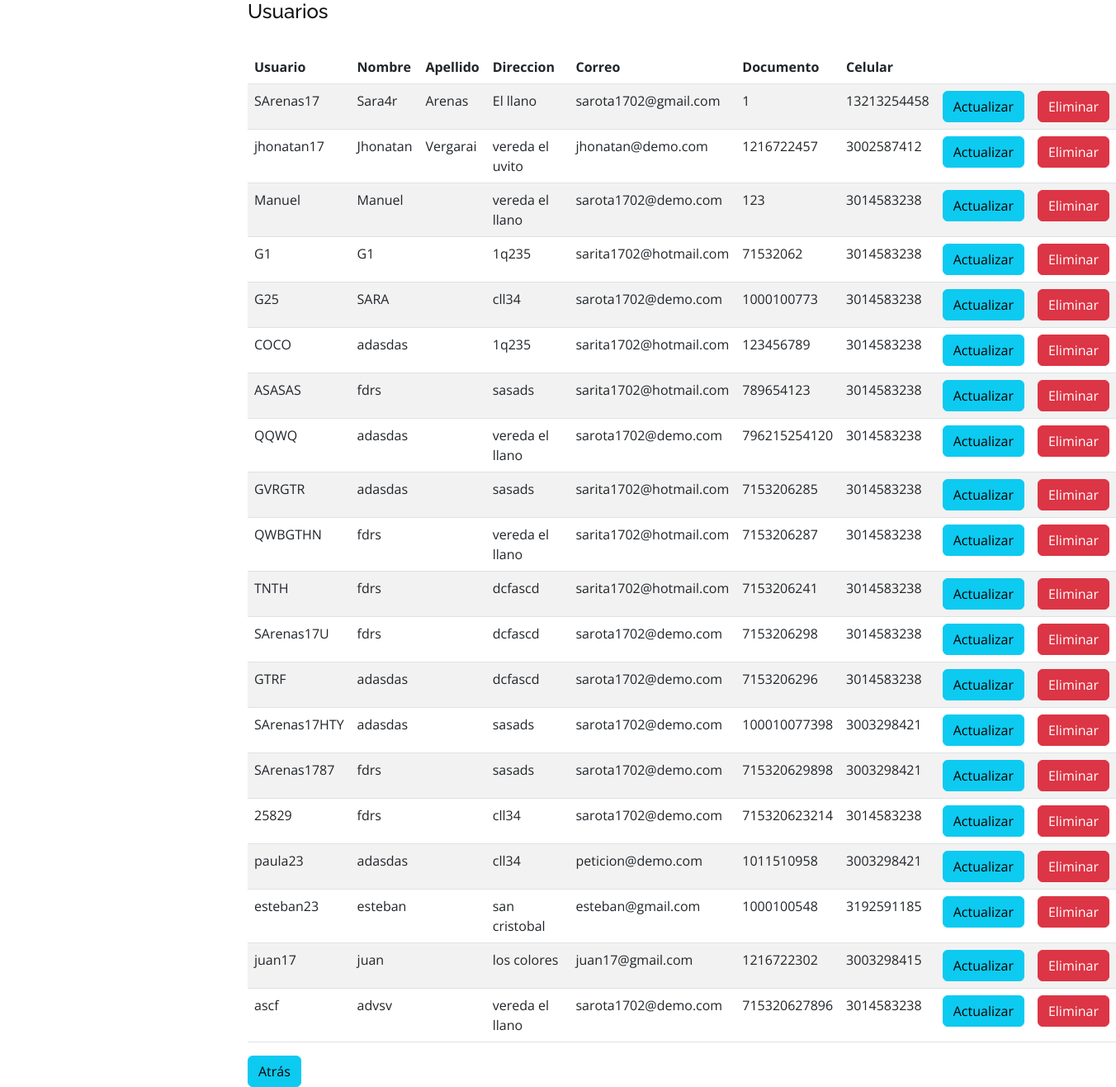
The page /verU/ (signed in) on the database as committed earlier.
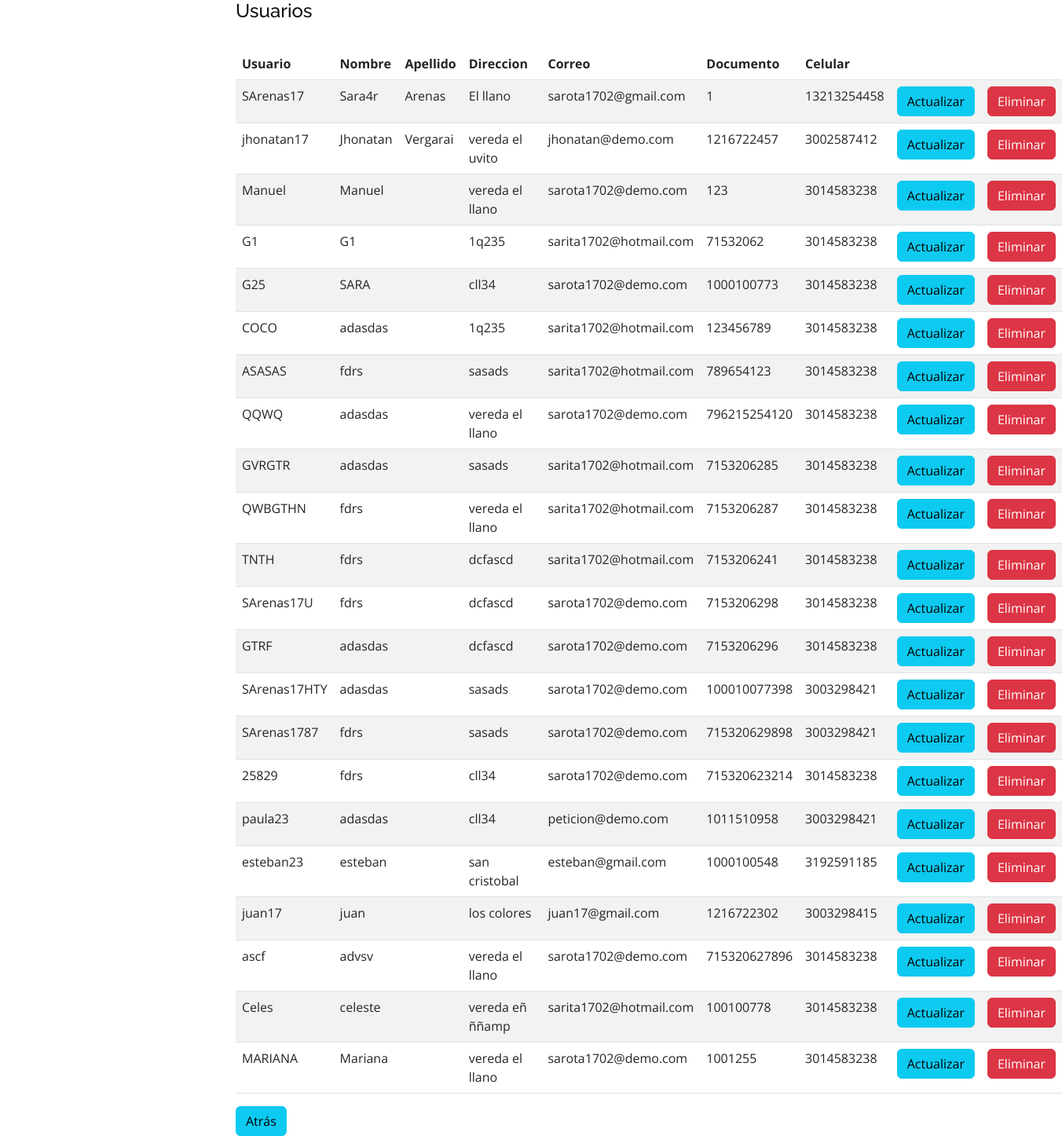
The same page on the database as committed later.
### servigou/models.py (models this page shows, shortened)
class User(AbstractUser):
    documento = models.IntegerField(unique=True, null=True, blank=False)
    celular = models.IntegerField(null=True, blank=False)
    direccion = models.CharField(max_length=20, null=True, blank=False)

### servigou/views.py (the view)
# urls.py: path('verU/', views.verU, name='verU'),
@login_required(login_url='login')
def verU(request):
    usuario = User.objects.all()
    return render(request, 'Usuario/verU.html', {'usuario': usuario})

### templates/Usuario/verU.html (shortened to what this page needs)
{% extends 'layout/base2.html' %}
{% load static %}
{% block contenido %}
<h4>Usuarios</h4><br>
    <table class="table table-striped">
        <thead>
            <tr>
                <th>Usuario</th>
                <th>Nombre</th>
                <th>Apellido</th>
                <th>Direccion</th>
                <th>Correo</th>
                <th>Documento</th>
                <th>Celular</th>
                <th></th>
                <th></th>
            </tr>
        </thead>
        <tbody>
            {% for c in usuario %}
            <tr>
                <td>{{ c.username }}</td>
                <td>{{ c.first_name }}</td>
                <td>{{ c.last_name}}</td>
                <td>{{ c.direccion}}</td>
                <td>{{ c.email }}</td>
                <td>{{ c.documento }}</td>
                <td>{{ c.celular }}</td>
                <td><a href="{% url 'actualizarU' id=c.id %}" class="btn btn-info">Actualizar</a></td>
                <td> <a onclick = "borrar('{{c.id}}')" class="btn btn-danger ">Eliminar</a></td>
            </tr>
            {% endfor %}
        </tbody>
    </table>
    <a href="{% url 'index' %}" class="btn btn-info">Atrás</a>
    {% endblock  %}

Rows that differ between the two databases and show on the page:
added User: username "Celes", first_name "celeste", direccion "vereda eñ ññamp", email "sarita1702@hotmail.com", documento "100100778", celular "3014583238"
added User: username "MARIANA", first_name "Mariana", direccion "vereda el llano", email "sarota1702@demo.com", documento "1001255", celular "3014583238"
